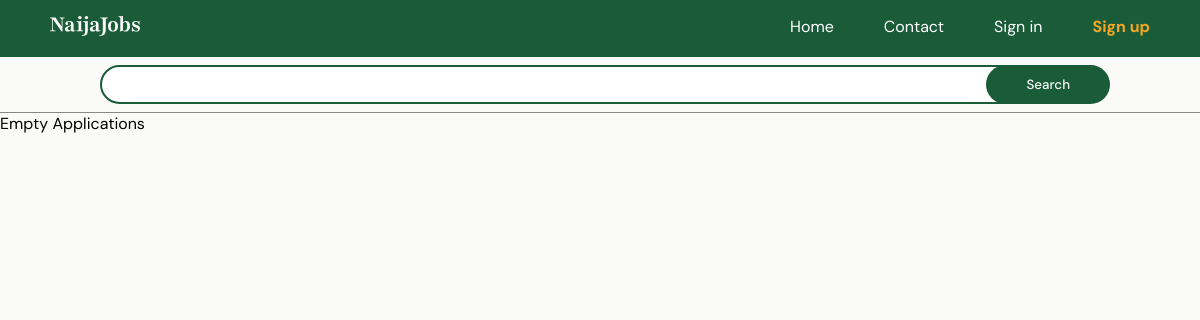
The page /my-application (signed in) on the database as committed earlier.
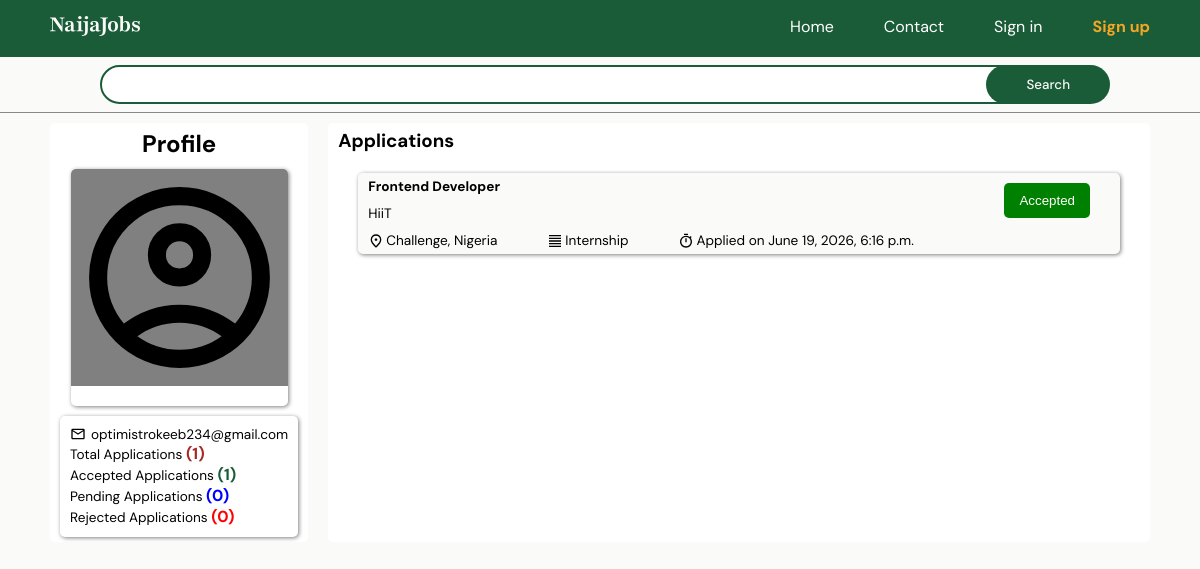
The same page on the database as committed later.
### accounts/models.py (models this page shows)
class User(AbstractUser):
    role_options = (('Employer', 'employer'),('seeker', 'Job seeker'))
    id = models.UUIDField(primary_key=True, editable=False, default=uuid.uuid4)
    role = models.CharField(max_length=20, choices= role_options)

### routes/models.py (models this page shows, shortened)
class Application(models.Model):
    STATUS_CHOICES = (('pending', 'Pending'), ('accepted', 'Accepted'), ('rejected', 'Rejected'))
    applicant = models.ForeignKey(
        User,
        on_delete=models.CASCADE,
        related_name="applications"
    )
    job = models.ForeignKey(
        JobPost,
        on_delete=models.CASCADE,
        related_name="applications"
    )
    status = models.CharField(
        max_length=20,
        choices=STATUS_CHOICES,
        default="pending"
    )
    applied_at = models.DateTimeField(auto_now_add=True)
    class Meta:
        unique_together = ("applicant", "job")

### Employer/models.py (models this page shows, shortened)
class JobPost(models.Model):
    user = models.ForeignKey(
        User,
        on_delete=models.CASCADE,
        related_name="job_posts"
    )
    status_options = (('open', 'Open'), ('closed', 'Closed'))
    type_options = (('full_time', 'Full Time'), ('part_time', 'Part Time'), ('internship', 'Internship'), ('contract', 'Contract'))
    title = models.CharField(max_length=50)
    job_type = models.CharField(max_length=50, choices=type_options, db_index=True)
    salary_min = models.PositiveIntegerField()
    salary_max = models.PositiveIntegerField()
    description = models.TextField()
    category = models.CharField(max_length=50, db_index=True)
    date_posted = models.DateTimeField(auto_now_add=True)
    date_closing = models.DateField()
    status = models.CharField(max_length=20, choices=status_options, db_index=True, default="Open")
    is_active = models.BooleanField(default=True)

class EmployerProfile(models.Model):
    user = models.OneToOneField(
        User,
        on_delete=models.CASCADE,
        related_name="employer_profile"
    )
    company_name = models.CharField(max_length=50)
    industry = models.CharField(max_length=50)
    location = models.TextField()
    website = models.TextField()
    about_us = models.TextField()
    email = models.CharField(max_length=50)
    phone = models.CharField(max_length=11)
    linkedin = models.TextField()
    office_held = models.CharField(max_length=30)

### routes/views.py (the view)
# urls.py: path("my-application", views.Job_Applications, name="my_applications"),
@login_required
def Job_Applications(request):
    if(request.user.role == "Employer"):
        return redirect("home")
    job_applications = request.user.applications.all()
    total_applications = request.user.applications.all().count()
    pending = request.user.applications.all().filter(status = "pending").count()
    total_acceptance = request.user.applications.all().filter(status = "Accepted").count()
    total_rejected = request.user.applications.all().filter(status = "Rejected").count()
    return render(request, "routes/job-applications.html", {
        "applications" : job_applications,
          "total" : total_applications,
          "pending" : pending,
          "accepted" : total_acceptance,
          "rejected" : total_rejected
        })

### templates/routes/job-applications.html (shortened to what this page needs)
{% extends "base.html" %}
{% load static %}
{% block style %} <link rel="stylesheet" href="{% static 'css/job-application.css'%}"> {% endblock %}
{% block content %}
    {% if applications %}
    <section id="container">
        <aside class="first">
            <h3>Profile</h3>
            <div class="profiles">
                <img src="{% static 'svg/user-black.svg' %}" alt="">
            </div>
            <div class="stats">
                <p class="mail"><img width="16" src="{% static 'svg/mail.svg' %}" alt=""> {{ request.user.email }}</p>
                <p>Total Applications <b class="brown">({{ total }})</b></p>
                <p>Accepted Applications <b class="green">({{ accepted }})</b></p>
                <p>Pending Applications <b class="blue">({{ pending }})</b></p>
                <p>Rejected Applications <b class="red">({{ rejected }})</b></p>
            </div>
        </aside>
        <aside class="second">
            <h3>Applications</h3>
            {% for application in applications %}
                <a class="application-card" href="{% url 'job_detail' application.job.id %}">
                    <article class="first">
                        <section class="left">
                            <h4>{{ application.job.title }}</h4>
                            <p>{{ application.job.user.employer_profile.company_name }}</p>
                        </section>
                        <section class="right">
                            {% if application.status == "pending" %}
                                <button class="btn grey" type="button">{{ application.status }}</button>
                            {% elif application.status == "Accepted" %}
                                <button class="btn green">Accepted</button>
                            {% elif application.status == "Rejected" %}
                                <button class="btn red">Rejected</button>
                            {% endif %}
                        </section>
                    </article>
                    <article class="second">
                        <div class="location">
                            <img width="16" src="{% static 'svg/location.svg' %}" alt="">
                            <p>{{ application.job.user.employer_profile.location }}</p>
                        </div>
                        <div class="type">
                            <img width="16" src="{% static 'svg/type.svg' %}" alt="">
                            <p>{{ application.job.job_type }}</p>
                        </div>
                        <div class="time">
                            <img width="16" src="{% static 'svg/time.svg' %}" alt="">
                            <p>Applied on {{ application.applied_at }}</p>
                        </div>
                    </article>
                </a>
            {% endfor %}
        </aside>
    </section>
    {% else %}
    <div class="empty-container">
        <p>Empty Applications</p>
    </div>
    {% endif %}
{% endblock %}

Rows that differ between the two databases and show on the page:
now on this page (row edited): User: user.email "optimistrokeeb234@gmail.com"
added Application: job "Frontend Developer", job.user.employer_profile.company_name "HiiT", status "Accepted", job.user.employer_profile.location "Challenge, Nigeria", job.job_type "Internship", applied_at "June 19, 2026, 6:16 p.m."
Other text that changed with them:
{{ total }}: (not shown) → "1"
{{ accepted }}: (not shown) → "1"
{{ pending }}: (not shown) → "0"
{{ rejected }}: (not shown) → "0"
text no longer shown: "Empty Applications"
text now shown: "Profile Total Applications ( ) Accepted Applications ( ) Pending Applications ( ) Rejected Applications ( ) Applications"
